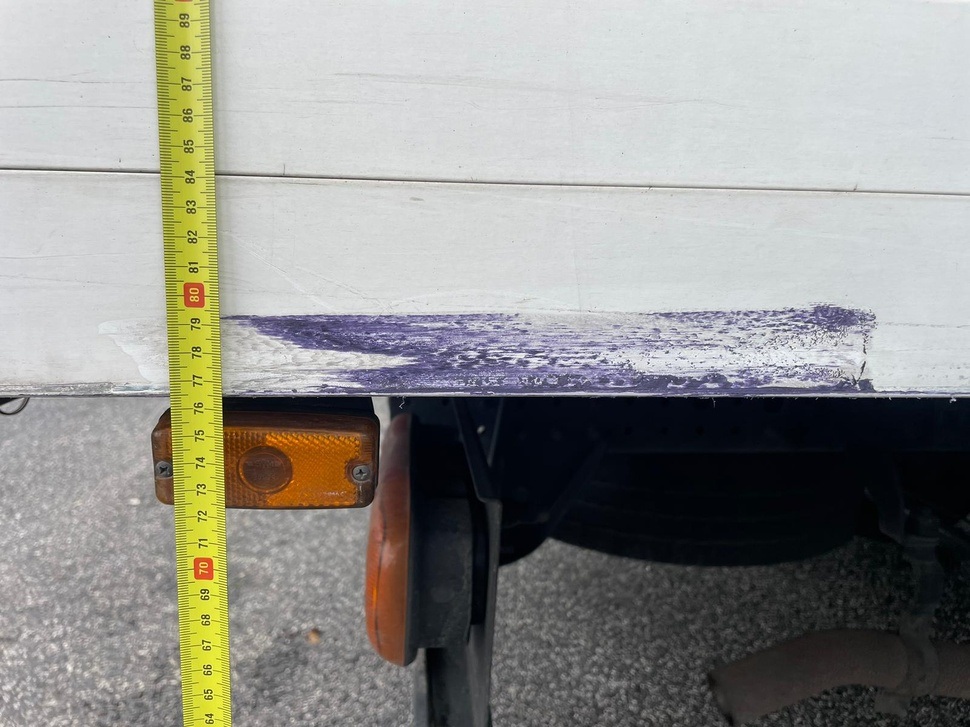
#> input picture code/jvm/Test_Images/Imagem WhatsApp 2024-10-14 às 23.49.15_898f151f.jpg, 970 x 727 px, shrunk from 1600 x 1200 before the run
$ python -i ruler_detection.py   (imports and definitions only)
#> lines starting #> are read from the running program, lines starting #| are printed output that depends on the picture; after the words box and inside, x2 and y2 are one past the last pixel; in counts of white or black regions, pixels touching at a corner belong together
#> further down, picture is the input picture: shape (727, 970, 3); mean B, G, R 140.8, 145.9, 146.1
import math

import numpy as np

from engine_support import cv2, fail


# [31 lines left out: function detect_and_rectify_ruler, not called in this run]


def find_ruler_polygon(bgr):
    hsv = cv2.cvtColor(bgr, cv2.COLOR_BGR2HSV)
#> hsv: shape (727, 970, 3); mean H, S, V 77.9, 48.3, 151
    yellow = cv2.inRange(hsv, np.array([15, 65, 65]), np.array([45, 255, 255]))
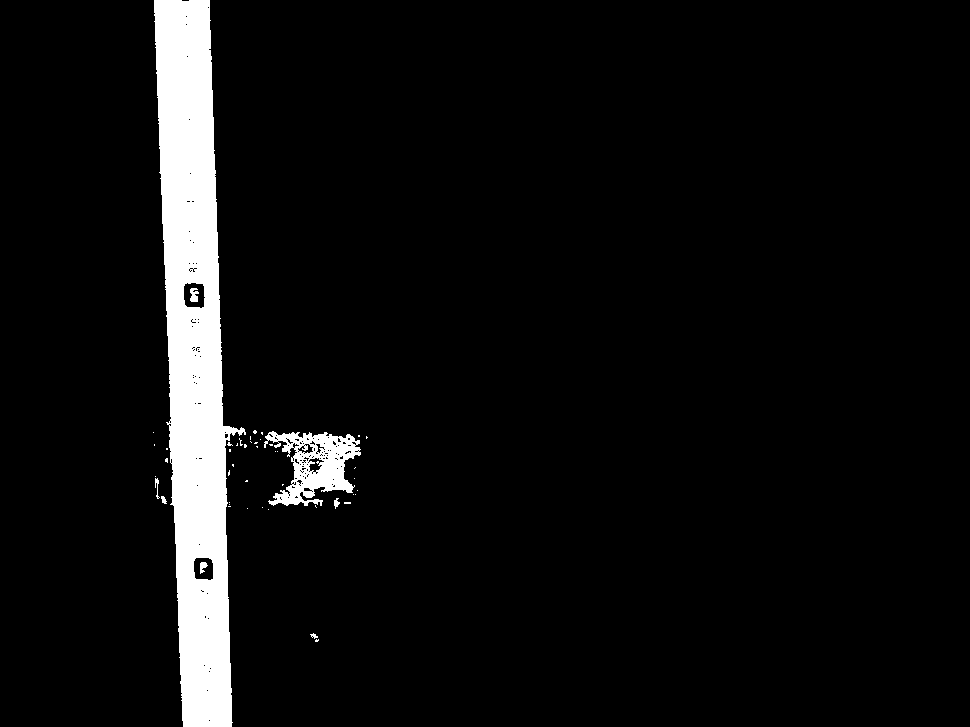
#> yellow: shape (727, 970); 6% white; 48 white regions (40 under 20 px), largest, box (x1, y1, x2, y2) and area: (154, 0, 246, 727) 38075, (264, 431, 361, 506) 3646, (190, 288, 199, 302) 93
    saturated = cv2.inRange(hsv, np.array([0, 75, 60]), np.array([179, 255, 255]))
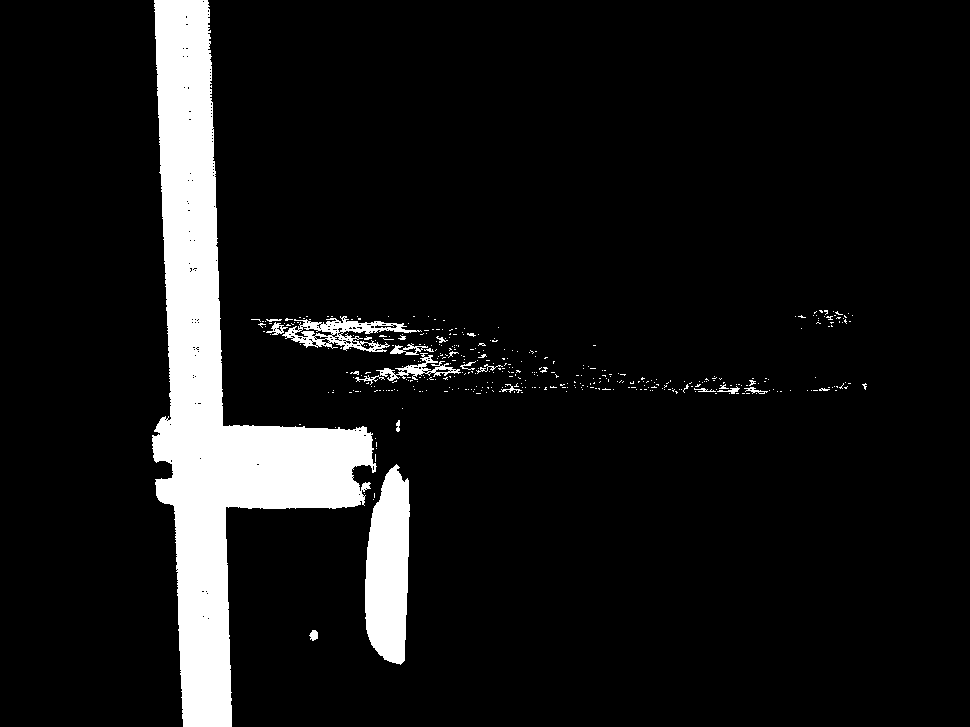
#> saturated: shape (727, 970); 8.8% white; 407 white regions (381 under 20 px), largest, box (x1, y1, x2, y2) and area: (152, 0, 377, 727) 50769, (365, 464, 410, 665) 6977, (282, 316, 422, 352) 1817

    candidates = []
    for priority, mask in ((3.0, yellow), (0.15, saturated)):
        kernel = cv2.getStructuringElement(cv2.MORPH_RECT, (7, 21))
        cleaned = cv2.morphologyEx(mask, cv2.MORPH_CLOSE, kernel)
        cleaned = cv2.morphologyEx(cleaned, cv2.MORPH_OPEN, np.ones((3, 3), np.uint8))
        candidates.extend(projection_ruler_candidates(cleaned, priority))
        contours, _ = cv2.findContours(cleaned, cv2.RETR_EXTERNAL, cv2.CHAIN_APPROX_SIMPLE)
        candidates.extend(score_ruler_contours(contours, bgr.shape[:2], priority))
#> this loop made 2 passes
#> (priority, height in projection_ruler_candidates, width in projection_ruler_candidates, column_groups in projection_ruler_candidates, row_groups in projection_ruler_candidates) on pass 1: (3, 727, 970, [(158, 229)], [(436, 445)])
#> (priority, height in projection_ruler_candidates, width in projection_ruler_candidates, column_groups in projection_ruler_candidates, row_groups in projection_ruler_candidates) on pass 2: (0.15, 727, 970, [(156, 230), (357, 358), (365, 408)], [(319, 391), (428, 507)])
#> pass 1, in find_ruler_polygon, `cleaned = cv2.morphologyEx(mask, cv2.MORPH_CLOSE, kernel)`:
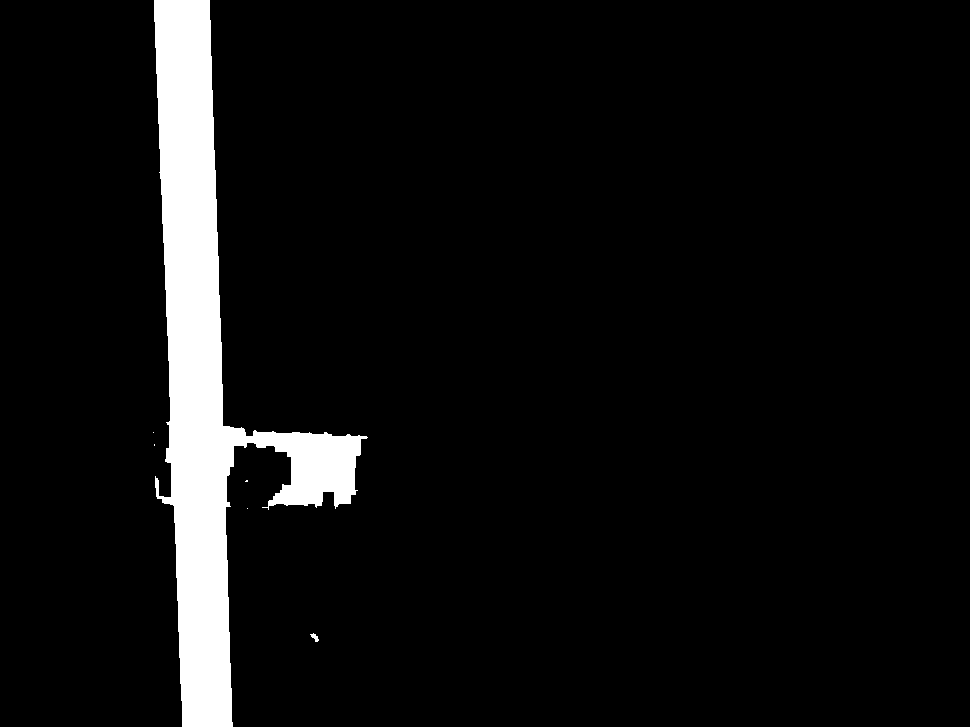
#> cleaned: shape (727, 970); 6.4% white; 6 white regions (4 under 20 px), largest, box (x1, y1, x2, y2) and area: (154, 0, 368, 727) 45409, (310, 633, 319, 642) 40
#> pass 1, in quad_from_mask_region, `region = mask[top:bottom + 1, left:right + 1]`:
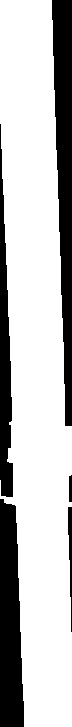
#> region: shape (727, 72); 74.7% white; 5 black regions, box (x1, y1, x2, y2) and area: (52, 0, 72, 426) 5611, (0, 499, 24, 727) 4480, (0, 124, 13, 497) 2801, (68, 507, 72, 632) 296, (69, 475, 72, 502) 79
#> after the loop: cleaned: shape (727, 970); 10.5% white; 11 white regions (2 under 20 px), largest, box (x1, y1, x2, y2) and area: (152, 0, 377, 727) 52052, (258, 316, 626, 394) 12675, (365, 465, 410, 664) 7089
#> after the loop, candidates = 7 items

    if not candidates:
        return None, 0.0

    rescored = []
    for score, box, confidence in candidates:
        try:
            _, rectified, _, _ = rectify_quad(bgr, order_quad(box.astype(np.float32)))
            tick_quality = tick_pattern_quality(detect_tick_rows(rectified))
        except (ValueError, np.linalg.LinAlgError, cv2.error):
            tick_quality = 0.0
        rescored.append((score * (0.25 + tick_quality * 2.75), box, confidence, tick_quality))
#> this loop made 7 passes
#> (score, box, confidence, sums in order_quad, differences in order_quad, height in rectify_quad, destination in rectify_quad) on passes 1 to 2: (24.23, [[229, 726], [182, 726], [158, 0], [209, 0]], 0.872, [955, 908, 158, 209], [497, 544, -158, -209], 726, [[0, 0], [50, 0], [50, 725], [0, 725]]), (1.16, [[230, 726], [182, 726], [156, 0], [209, 0]], 0.862, [956, 908, 156, 209], [496, 544, -156, -209], 726, [[0, 0], [52, 0], [52, 725], [0, 725]])
#> (score, box, confidence, sums in order_quad, differences in order_quad, height in rectify_quad, destination in rectify_quad) on passes 3, 5: (0.935, [[401, 663], [365, 618], [374, 321], [408, 323]], 0.815, [1064, 983, 695, 731], [262, 253, -53, -85], 343, [[0, 0], [33, 0], [33, 342], [0, 342]]), (0.0568, [[395, 465], [401, 663], [365, 618], [373, 493]], 0.753, [860, 1064, 983, 866], [70, 262, 253, 120], 198, [[0, 0], [1, 0], [1, 197], [0, 197]])
#> pass 1, in detect_tick_rows, `gray = cv2.cvtColor(rectified, cv2.COLOR_BGR2GRAY)`:
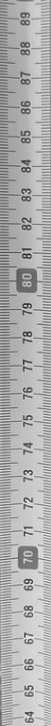
#> gray: shape (726, 51); min 40, max 248, mean 174.1
#> pass 1, in detect_tick_rows, `binary = cv2.adaptiveThreshold( gray, 255, cv2.ADAPTIVE_THRESH_GAUSSIA..`:
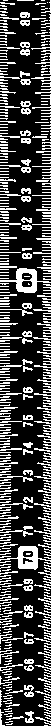
#> binary: shape (726, 51); 26.7% white in thin lines or dots
#> pass 2, in rectify_quad (call 2), `rectified = cv2.warpPerspective(image, transform, (width, height))`:
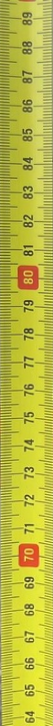
#> rectified: shape (726, 53, 3); mean B, G, R 65.4, 187.2, 188.5
#> after the loop, rescored = 7 items

    _, box, confidence, tick_quality = max(rescored, key=lambda item: item[0])
#> box = [[229, 726], [182, 726], [158, 0], [209, 0]]; confidence = 0.872; tick_quality = 0.903
    confidence = min(0.99, confidence * (0.65 + tick_quality * 0.35))
#> confidence = 0.843
    return box, confidence


def projection_ruler_candidates(mask, priority):
    height, width = mask.shape
    candidates = []
    column_groups = grouped_high_coverage((mask > 0).sum(axis=0), height * 0.18)
    row_groups = grouped_high_coverage((mask > 0).sum(axis=1), width * 0.18)

    for start, end in column_groups:
        if end - start < 4:
            continue
        active_rows = np.where((mask[:, start:end + 1] > 0).sum(axis=1) > max(2, (end - start) * 0.08))[0]
        if len(active_rows) < height * 0.25:
            continue
        top, bottom = int(active_rows.min()), int(active_rows.max())
        aspect = (bottom - top + 1) / max(1.0, end - start + 1)
        if aspect >= 4.0:
            box = quad_from_mask_region(mask, start, top, end, bottom)
            candidates.append((priority * aspect * 0.8, box, min(0.92, 0.62 + aspect / 40.0)))

    for start, end in row_groups:
        if end - start < 4:
            continue
        active_columns = np.where((mask[start:end + 1, :] > 0).sum(axis=0) > max(2, (end - start) * 0.08))[0]
        if len(active_columns) < width * 0.25:
            continue
        left, right = int(active_columns.min()), int(active_columns.max())
        aspect = (right - left + 1) / max(1.0, end - start + 1)
        if aspect >= 4.0:
            box = quad_from_mask_region(mask, left, start, right, end)
            candidates.append((priority * aspect * 0.8, box, min(0.92, 0.62 + aspect / 40.0)))

    return candidates


def quad_from_mask_region(mask, left, top, right, bottom):
    region = mask[top:bottom + 1, left:right + 1]
    points = cv2.findNonZero(region)
    if points is None or len(points) < 4:
        return np.array([[left, top], [right, top], [right, bottom], [left, bottom]], dtype=np.float32)

    points = points.reshape(-1, 2).astype(np.float32)
    points[:, 0] += left
    points[:, 1] += top
    return quad_from_points(points)


def quad_from_points(points):
    hull = cv2.convexHull(np.asarray(points, dtype=np.float32)).reshape(-1, 2)
    perimeter = cv2.arcLength(hull.reshape(-1, 1, 2), True)
    for epsilon_factor in np.linspace(0.01, 0.08, 15):
        approximation = cv2.approxPolyDP(
            hull.reshape(-1, 1, 2),
            epsilon_factor * perimeter,
            True,
        ).reshape(-1, 2)
        if len(approximation) == 4:
            return approximation.astype(np.float32)

    return cv2.boxPoints(cv2.minAreaRect(hull.astype(np.float32)))


def grouped_high_coverage(values, threshold):
    indexes = np.where(values >= threshold)[0]
    if len(indexes) == 0:
        return []
    groups = []
    start = previous = int(indexes[0])
    for index in indexes[1:]:
        index = int(index)
        if index > previous + 3:
            groups.append((start, previous))
            start = index
        previous = index
    groups.append((start, previous))
    return groups


def score_ruler_contours(contours, shape, priority):
    image_area = float(shape[0] * shape[1])
    scored = []
    for contour in contours:
        area = cv2.contourArea(contour)
        if area < image_area * 0.001 or area > image_area * 0.22:
            continue
        rect = cv2.minAreaRect(contour)
        side_a, side_b = rect[1]
        short_side = max(1.0, min(side_a, side_b))
        long_side = max(side_a, side_b)
        aspect = long_side / short_side
        if aspect < 4.0:
            continue
        fill = min(1.0, area / max(1.0, side_a * side_b))
        score = priority * aspect * math.sqrt(area / image_area) * max(0.2, fill)
        confidence = min(0.98, 0.45 + min(0.35, aspect / 30.0) + (fill * 0.18))
        scored.append((score, quad_from_points(contour.reshape(-1, 2)), confidence))
    return scored


def tick_pattern_quality(rows):
    if len(rows) < 5:
        return 0.0
    diffs = np.diff(rows)
    diffs = diffs[diffs >= 3]
    if len(diffs) < 4:
        return 0.0
    median = float(np.median(diffs))
    regularity = float(np.mean(np.abs(diffs - median) <= max(2.0, median * 0.35)))
    count_score = min(1.0, len(rows) / 24.0)
    return max(0.0, min(1.0, regularity * 0.65 + count_score * 0.35))


def order_quad(points):
    result = np.zeros((4, 2), dtype=np.float32)
    sums = points.sum(axis=1)
    differences = np.diff(points, axis=1).reshape(-1)
    result[0] = points[np.argmin(sums)]
    result[2] = points[np.argmax(sums)]
    result[1] = points[np.argmin(differences)]
    result[3] = points[np.argmax(differences)]
    return result


def rectify_quad(image, source):
    top_left, top_right, bottom_right, bottom_left = source
    width = max(
        2,
        int(round(max(np.linalg.norm(top_right - top_left), np.linalg.norm(bottom_right - bottom_left)))),
    )
    height = max(
        2,
        int(round(max(np.linalg.norm(bottom_left - top_left), np.linalg.norm(bottom_right - top_right)))),
    )
    destination = np.array(
        [[0, 0], [width - 1, 0], [width - 1, height - 1], [0, height - 1]],
        dtype=np.float32,
    )
    transform = cv2.getPerspectiveTransform(source, destination)

    if width > height:
        rotation = np.array([[0, -1, height - 1], [1, 0, 0], [0, 0, 1]], dtype=np.float64)
        transform = rotation @ transform
        width, height = height, width

    rectified = cv2.warpPerspective(image, transform, (width, height))
    return transform, rectified, width, height


def detect_tick_rows(rectified):
    gray = cv2.cvtColor(rectified, cv2.COLOR_BGR2GRAY)
    binary = cv2.adaptiveThreshold(
        gray,
        255,
        cv2.ADAPTIVE_THRESH_GAUSSIAN_C,
        cv2.THRESH_BINARY_INV,
        31,
        9,
    )
    width = binary.shape[1]
    band = max(3, int(width * 0.42))
    row_scores = np.maximum(
        (binary[:, :band] > 0).sum(axis=1),
        (binary[:, width - band:] > 0).sum(axis=1),
    )
    smoothed = np.convolve(row_scores, np.ones(3) / 3.0, mode="same")
    threshold = max(width * 0.08, float(np.percentile(smoothed, 72)))
    return group_positions(np.where(smoothed >= threshold)[0])


def group_positions(values):
    if len(values) == 0:
        return []
    groups = []
    current = [int(values[0])]
    for value in values[1:]:
        value = int(value)
        if value > current[-1] + 2:
            groups.append(float(np.mean(current)))
            current = []
        current.append(value)
    groups.append(float(np.mean(current)))
    return groups


# [10 lines left out: function estimate_tick_spacing, not called in this run]

>>> import cv2
>>> picture = cv2.imread('../code/jvm/Test_Images/Imagem WhatsApp 2024-10-14 às 23.49.15_898f151f.jpg')
>>> result = find_ruler_polygon(picture)
#> result = ([[229, 726], [182, 726], [158, 0], [209, 0]], 0.843)
